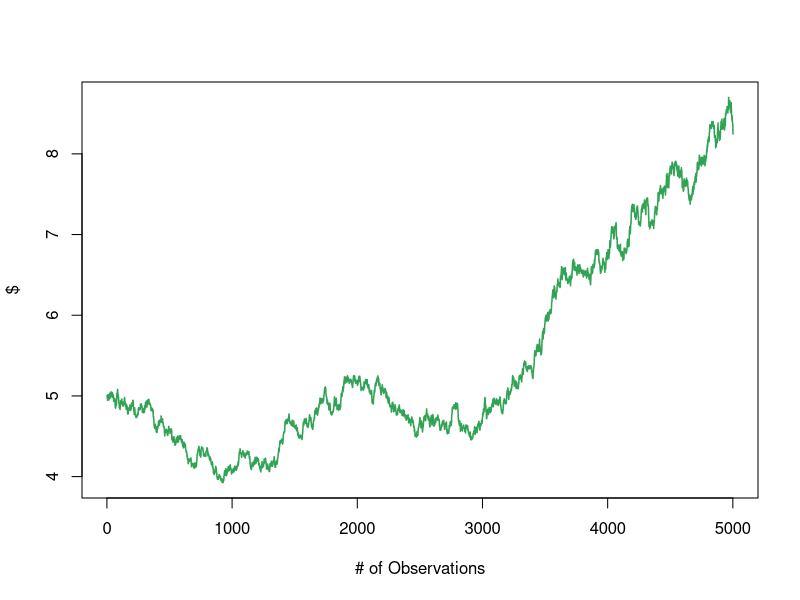
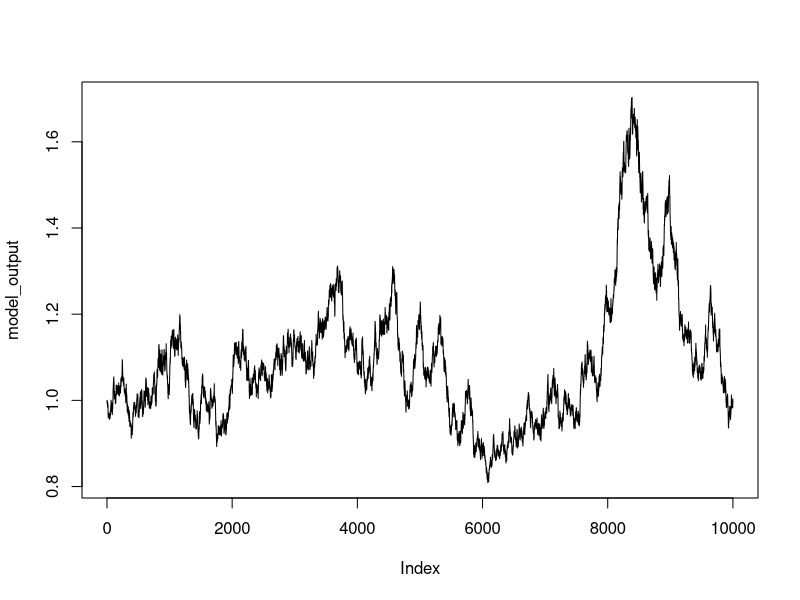

Generate these figures, in order, with R:
rm(list = ls(all = TRUE))


# Functional Method -------------------------------------------------------
gbm_function <- function(x, omega, mu, sigma, n) {
  # Geometric Brownian Motion:
  # x     = initial value of the process at t0
  # alpha = start time
  # omega = final time
  # mu    = rate of return (drift)
  # sigma = volatility
  # n     = number of intervals in which to split [t0, t1]
  dt  <- omega/n
  t   <- seq(0, omega, length = n + 1)
  bm  <- ts(cumsum(c(0, rnorm(n) * sqrt(dt))), start = 0, deltat = dt)
  gbm <- x * exp((mu - sigma ^ 2 / 2) * time(bm) + sigma * as.numeric(bm))
  out <- ts(gbm, start = 0, deltat = deltat(bm))
}

model1 <- gbm_function(x     = 5, 
                       omega = 1,
                       mu    = 0.09, 
                       sigma = 0.3, 
                       n     = 5000)


par(mfrow=c(1, 1))
plot(x    = seq(1, length(model1), by = 1),
     y    = model1, 
     type = "l",
     lwd  = 1.5,
     col  = "#31a354",
     ylab = "$",
     xlab = "# of Observations")



# Iterative Method --------------------------------------------------------
gbm_f <- function(t0, t1, mu, sigma, n){
  # Geometric Brownian Motion:
  # t0    = initial value of the process at t0
  # t1    = final time
  # mu    = expected annual rate of return (drift)
  # sigma = expected annual variation
  # n     = number of intervals in which to split [t0, t1]
  dt  <- t1/n
  out <- NULL
  for (i in 1:n) {
    out[1] <- t0
    out[i + 1] <- out[i] * exp((mu - 0.5 * sigma ^ 2) * dt + 
                                 sigma * sqrt(dt) * rnorm(n = 1))
  }
  out
}

model_output <- gbm_f(t0 = 1, 
                      t1 = 5, 
                      mu = 0.0927, 
                      sigma = 0.30, 
                      n = 10000)

plot(model_output, type = "l")

